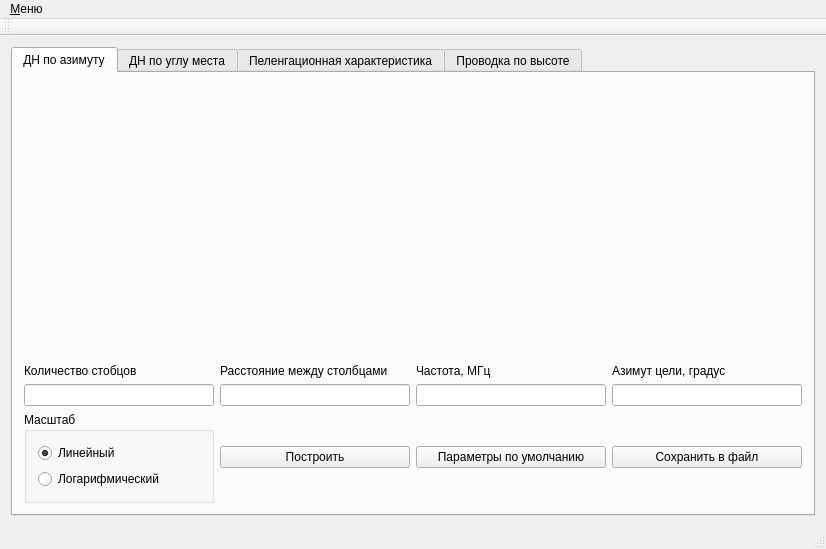
<?xml version="1.0" encoding="UTF-8"?>
<ui version="4.0">
 <class>Radar</class>
 <widget class="QMainWindow" name="Radar">
  <property name="geometry">
   <rect>
    <x>0</x>
    <y>0</y>
    <width>826</width>
    <height>549</height>
   </rect>
  </property>
  <property name="windowTitle">
   <string>Характеристики РЛС</string>
  </property>
  <widget class="QWidget" name="centralWidget">
   <layout class="QVBoxLayout" name="verticalLayout_6">
    <item>
     <widget class="QTabWidget" name="tabWidget">
      <property name="currentIndex">
       <number>0</number>
      </property>
      <widget class="QWidget" name="tabBeta">
       <attribute name="title">
        <string>ДН по азимуту</string>
       </attribute>
       <layout class="QVBoxLayout" name="verticalLayout_7">
        <item>
         <layout class="QVBoxLayout" name="verticalLayout_5">
          <item>
           <widget class="QCustomPlot" name="plotAreaBeta" native="true">
            <property name="sizePolicy">
             <sizepolicy hsizetype="Preferred" vsizetype="MinimumExpanding">
              <horstretch>0</horstretch>
              <verstretch>0</verstretch>
             </sizepolicy>
            </property>
           </widget>
          </item>
          <item>
           <layout class="QHBoxLayout" name="horizontalLayout_2">
            <item>
             <layout class="QVBoxLayout" name="verticalLayout">
              <item>
               <widget class="QLabel" name="labelNxBeta">
                <property name="text">
                 <string>Количество стобцов</string>
                </property>
               </widget>
              </item>
              <item>
               <widget class="QLineEdit" name="inputNxBeta"/>
              </item>
             </layout>
            </item>
            <item>
             <layout class="QVBoxLayout" name="verticalLayout_2">
              <item>
               <widget class="QLabel" name="labelDxBeta">
                <property name="text">
                 <string>Расстояние между столбцами</string>
                </property>
               </widget>
              </item>
              <item>
               <widget class="QLineEdit" name="inputDxBeta"/>
              </item>
             </layout>
            </item>
            <item>
             <layout class="QVBoxLayout" name="verticalLayout_3">
              <item>
               <widget class="QLabel" name="labelFBeta">
                <property name="text">
                 <string>Частота, МГц</string>
                </property>
               </widget>
              </item>
              <item>
               <widget class="QLineEdit" name="inputFBeta"/>
              </item>
             </layout>
            </item>
            <item>
             <layout class="QVBoxLayout" name="verticalLayout_4">
              <item>
               <widget class="QLabel" name="labelTargetBeta">
                <property name="text">
                 <string>Азимут цели, градус</string>
                </property>
               </widget>
              </item>
              <item>
               <widget class="QLineEdit" name="inputTargetBeta"/>
              </item>
             </layout>
            </item>
           </layout>
          </item>
          <item>
           <layout class="QHBoxLayout" name="horizontalLayout">
            <item>
             <widget class="QGroupBox" name="groupBoxScaleBeta">
              <property name="title">
               <string>Масштаб</string>
              </property>
              <layout class="QVBoxLayout" name="verticalLayout_9">
               <item>
                <layout class="QVBoxLayout" name="verticalLayout_8">
                 <item>
                  <widget class="QRadioButton" name="radioButtonLinBeta">
                   <property name="text">
                    <string>Линейный</string>
                   </property>
                   <property name="checked">
                    <bool>true</bool>
                   </property>
                  </widget>
                 </item>
                 <item>
                  <widget class="QRadioButton" name="radioButtonLogBeta">
                   <property name="text">
                    <string>Логарифмический</string>
                   </property>
                  </widget>
                 </item>
                </layout>
               </item>
              </layout>
             </widget>
            </item>
            <item>
             <widget class="QPushButton" name="buttonPlotBeta">
              <property name="text">
               <string>Построить</string>
              </property>
             </widget>
            </item>
            <item>
             <widget class="QPushButton" name="buttonDefaultBeta">
              <property name="text">
               <string>Параметры по умолчанию</string>
              </property>
             </widget>
            </item>
            <item>
             <widget class="QPushButton" name="buttonSaveBeta">
              <property name="text">
               <string>Сохранить в файл</string>
              </property>
             </widget>
            </item>
           </layout>
          </item>
         </layout>
        </item>
       </layout>
      </widget>
      <widget class="QWidget" name="tabEps">
       <attribute name="title">
        <string>ДН по углу места</string>
       </attribute>
       <layout class="QVBoxLayout" name="verticalLayout_17">
        <item>
         <layout class="QVBoxLayout" name="verticalLayout_10">
          <item>
           <widget class="QCustomPlot" name="plotAreaEps" native="true">
            <property name="sizePolicy">
             <sizepolicy hsizetype="Preferred" vsizetype="MinimumExpanding">
              <horstretch>0</horstretch>
              <verstretch>0</verstretch>
             </sizepolicy>
            </property>
           </widget>
          </item>
          <item>
           <layout class="QHBoxLayout" name="horizontalLayout_3">
            <item>
             <layout class="QVBoxLayout" name="verticalLayout_11">
              <item>
               <widget class="QLabel" name="labelNyEps">
                <property name="text">
                 <string>Количество строк</string>
                </property>
               </widget>
              </item>
              <item>
               <widget class="QLineEdit" name="inputNyEps"/>
              </item>
             </layout>
            </item>
            <item>
             <layout class="QVBoxLayout" name="verticalLayout_12">
              <item>
               <widget class="QLabel" name="labelDyEps">
                <property name="text">
                 <string>Расстояние между строками</string>
                </property>
               </widget>
              </item>
              <item>
               <widget class="QLineEdit" name="inputDyEps"/>
              </item>
             </layout>
            </item>
            <item>
             <layout class="QVBoxLayout" name="verticalLayout_13">
              <item>
               <widget class="QLabel" name="labelFEps">
                <property name="text">
                 <string>Частота, МГц</string>
                </property>
               </widget>
              </item>
              <item>
               <widget class="QLineEdit" name="inputFEps"/>
              </item>
             </layout>
            </item>
            <item>
             <layout class="QVBoxLayout" name="verticalLayout_18">
              <item>
               <widget class="QLabel" name="labelAngleEps">
                <property name="text">
                 <string>Угол наклона АР, градус</string>
                </property>
               </widget>
              </item>
              <item>
               <widget class="QLineEdit" name="inputAngleEps"/>
              </item>
             </layout>
            </item>
            <item>
             <layout class="QVBoxLayout" name="verticalLayout_19">
              <item>
               <widget class="QLabel" name="labelHgcEps">
                <property name="text">
                 <string>Высота подъема Hгц, м</string>
                </property>
               </widget>
              </item>
              <item>
               <widget class="QLineEdit" name="inputHgcEps"/>
              </item>
             </layout>
            </item>
            <item>
             <layout class="QVBoxLayout" name="verticalLayout_14">
              <item>
               <widget class="QLabel" name="labelTargetEps">
                <property name="text">
                 <string>Угол места цели, градус</string>
                </property>
               </widget>
              </item>
              <item>
               <widget class="QLineEdit" name="inputTargetEps"/>
              </item>
             </layout>
            </item>
           </layout>
          </item>
          <item>
           <layout class="QHBoxLayout" name="horizontalLayout_4">
            <item>
             <widget class="QGroupBox" name="groupBoxScaleEps">
              <property name="title">
               <string>Масштаб</string>
              </property>
              <layout class="QVBoxLayout" name="verticalLayout_15">
               <item>
                <layout class="QVBoxLayout" name="verticalLayout_16">
                 <item>
                  <widget class="QRadioButton" name="radioButtonLinEps">
                   <property name="text">
                    <string>Линейный</string>
                   </property>
                   <property name="checked">
                    <bool>true</bool>
                   </property>
                  </widget>
                 </item>
                 <item>
                  <widget class="QRadioButton" name="radioButtonLogEps">
                   <property name="text">
                    <string>Логарифмический</string>
                   </property>
                  </widget>
                 </item>
                </layout>
               </item>
              </layout>
             </widget>
            </item>
            <item>
             <widget class="QCheckBox" name="checkRefractionEps">
              <property name="text">
               <string>Отражения от земли</string>
              </property>
             </widget>
            </item>
            <item>
             <widget class="QPushButton" name="buttonPlotEps">
              <property name="text">
               <string>Построить</string>
              </property>
             </widget>
            </item>
            <item>
             <widget class="QPushButton" name="buttonDefaultEps">
              <property name="text">
               <string>Параметры по умолчанию</string>
              </property>
             </widget>
            </item>
            <item>
             <widget class="QPushButton" name="buttonSaveEps">
              <property name="text">
               <string>Сохранить в файл</string>
              </property>
             </widget>
            </item>
           </layout>
          </item>
         </layout>
        </item>
       </layout>
      </widget>
      <widget class="QWidget" name="tabPeleng">
       <attribute name="title">
        <string>Пеленгационная характеристика</string>
       </attribute>
       <layout class="QVBoxLayout" name="verticalLayout_31">
        <item>
         <layout class="QVBoxLayout" name="verticalLayout_21">
          <item>
           <widget class="QCustomPlot" name="plotAreaPeleng" native="true">
            <property name="sizePolicy">
             <sizepolicy hsizetype="Preferred" vsizetype="MinimumExpanding">
              <horstretch>0</horstretch>
              <verstretch>0</verstretch>
             </sizepolicy>
            </property>
           </widget>
          </item>
          <item>
           <layout class="QHBoxLayout" name="horizontalLayout_5">
            <item>
             <layout class="QVBoxLayout" name="verticalLayout_22">
              <item>
               <widget class="QLabel" name="labelNyPeleng">
                <property name="text">
                 <string>Количество строк</string>
                </property>
               </widget>
              </item>
              <item>
               <widget class="QLineEdit" name="inputNyPeleng"/>
              </item>
             </layout>
            </item>
            <item>
             <layout class="QVBoxLayout" name="verticalLayout_23">
              <item>
               <widget class="QLabel" name="labelDyPeleng">
                <property name="text">
                 <string>Расстояние между строками</string>
                </property>
               </widget>
              </item>
              <item>
               <widget class="QLineEdit" name="inputDyPeleng"/>
              </item>
             </layout>
            </item>
            <item>
             <layout class="QVBoxLayout" name="verticalLayout_24">
              <item>
               <widget class="QLabel" name="labelFPeleng">
                <property name="text">
                 <string>Частота, МГц</string>
                </property>
               </widget>
              </item>
              <item>
               <widget class="QLineEdit" name="inputFPeleng"/>
              </item>
             </layout>
            </item>
            <item>
             <layout class="QVBoxLayout" name="verticalLayout_25">
              <item>
               <widget class="QLabel" name="labelAnglePeleng">
                <property name="text">
                 <string>Угол наклона АР, градус</string>
                </property>
               </widget>
              </item>
              <item>
               <widget class="QLineEdit" name="inputAnglePeleng"/>
              </item>
             </layout>
            </item>
            <item>
             <layout class="QVBoxLayout" name="verticalLayout_26">
              <item>
               <widget class="QLabel" name="labelHgcPeleng">
                <property name="text">
                 <string>Высота подъема Hгц, м</string>
                </property>
               </widget>
              </item>
              <item>
               <widget class="QLineEdit" name="inputHgcPeleng"/>
              </item>
             </layout>
            </item>
            <item>
             <layout class="QVBoxLayout" name="verticalLayout_27"/>
            </item>
           </layout>
          </item>
          <item>
           <layout class="QHBoxLayout" name="horizontalLayout_6">
            <item>
             <widget class="QCheckBox" name="checkRefractionPeleng">
              <property name="text">
               <string>Отражения от земли</string>
              </property>
             </widget>
            </item>
            <item>
             <widget class="QPushButton" name="buttonPlotPeleng">
              <property name="text">
               <string>Построить</string>
              </property>
             </widget>
            </item>
            <item>
             <widget class="QPushButton" name="buttonDefaultPeleng">
              <property name="text">
               <string>Параметры по умолчанию</string>
              </property>
             </widget>
            </item>
            <item>
             <widget class="QPushButton" name="buttonSavePeleng">
              <property name="text">
               <string>Сохранить в файл</string>
              </property>
             </widget>
            </item>
           </layout>
          </item>
         </layout>
        </item>
       </layout>
      </widget>
      <widget class="QWidget" name="tabProvodka">
       <attribute name="title">
        <string>Проводка по высоте</string>
       </attribute>
       <layout class="QVBoxLayout" name="verticalLayout_20">
        <item>
         <layout class="QVBoxLayout" name="verticalLayout_28">
          <item>
           <widget class="QCustomPlot" name="plotAreaProvodka" native="true">
            <property name="sizePolicy">
             <sizepolicy hsizetype="Preferred" vsizetype="MinimumExpanding">
              <horstretch>0</horstretch>
              <verstretch>0</verstretch>
             </sizepolicy>
            </property>
           </widget>
          </item>
          <item>
           <layout class="QHBoxLayout" name="horizontalLayout_7">
            <item>
             <layout class="QVBoxLayout" name="verticalLayout_29">
              <item>
               <widget class="QLabel" name="labelNyProvodka">
                <property name="text">
                 <string>Количество строк</string>
                </property>
               </widget>
              </item>
              <item>
               <widget class="QLineEdit" name="inputNyProvodka"/>
              </item>
             </layout>
            </item>
            <item>
             <layout class="QVBoxLayout" name="verticalLayout_30">
              <item>
               <widget class="QLabel" name="labelDyProvodka">
                <property name="text">
                 <string>Расстояние между строками</string>
                </property>
               </widget>
              </item>
              <item>
               <widget class="QLineEdit" name="inputDyProvodka"/>
              </item>
             </layout>
            </item>
            <item>
             <layout class="QVBoxLayout" name="verticalLayout_32">
              <item>
               <widget class="QLabel" name="labelFProvodka">
                <property name="text">
                 <string>Частота, МГц</string>
                </property>
               </widget>
              </item>
              <item>
               <widget class="QLineEdit" name="inputFProvodka"/>
              </item>
             </layout>
            </item>
            <item>
             <layout class="QVBoxLayout" name="verticalLayout_33">
              <item>
               <widget class="QLabel" name="labelAngleProvodka">
                <property name="text">
                 <string>Угол наклона АР, градус</string>
                </property>
               </widget>
              </item>
              <item>
               <widget class="QLineEdit" name="inputAngleProvodka"/>
              </item>
             </layout>
            </item>
            <item>
             <layout class="QVBoxLayout" name="verticalLayout_34">
              <item>
               <widget class="QLabel" name="labelHgcProvodka">
                <property name="text">
                 <string>Высота подъема Hгц, м</string>
                </property>
               </widget>
              </item>
              <item>
               <widget class="QLineEdit" name="inputHgcProvodka"/>
              </item>
             </layout>
            </item>
            <item>
             <layout class="QVBoxLayout" name="verticalLayout_36">
              <item>
               <widget class="QLabel" name="labelH0Provodka">
                <property name="text">
                 <string>Высота полета, км</string>
                </property>
               </widget>
              </item>
              <item>
               <widget class="QLineEdit" name="inputH0Provodka"/>
              </item>
             </layout>
            </item>
            <item>
             <layout class="QVBoxLayout" name="verticalLayout_35"/>
            </item>
           </layout>
          </item>
          <item>
           <layout class="QHBoxLayout" name="horizontalLayout_8">
            <item>
             <widget class="QCheckBox" name="checkRefractionProvodka">
              <property name="text">
               <string>Отражения от земли</string>
              </property>
             </widget>
            </item>
            <item>
             <widget class="QPushButton" name="buttonPlotProvodka">
              <property name="text">
               <string>Построить</string>
              </property>
             </widget>
            </item>
            <item>
             <widget class="QPushButton" name="buttonDefaultProvodka">
              <property name="text">
               <string>Параметры по умолчанию</string>
              </property>
             </widget>
            </item>
            <item>
             <widget class="QPushButton" name="buttonSaveProvodka">
              <property name="text">
               <string>Сохранить в файл</string>
              </property>
             </widget>
            </item>
           </layout>
          </item>
         </layout>
        </item>
       </layout>
      </widget>
     </widget>
    </item>
   </layout>
  </widget>
  <widget class="QMenuBar" name="menuBar">
   <property name="geometry">
    <rect>
     <x>0</x>
     <y>0</y>
     <width>826</width>
     <height>21</height>
    </rect>
   </property>
   <widget class="QMenu" name="menu">
    <property name="title">
     <string>&amp;Меню</string>
    </property>
    <addaction name="actionExit"/>
   </widget>
   <addaction name="menu"/>
  </widget>
  <widget class="QToolBar" name="mainToolBar">
   <attribute name="toolBarArea">
    <enum>TopToolBarArea</enum>
   </attribute>
   <attribute name="toolBarBreak">
    <bool>false</bool>
   </attribute>
  </widget>
  <widget class="QStatusBar" name="statusBar"/>
  <action name="actionExit">
   <property name="text">
    <string>&amp;Выход</string>
   </property>
  </action>
 </widget>
 <layoutdefault spacing="6" margin="11"/>
 <customwidgets>
  <customwidget>
   <class>QCustomPlot</class>
   <extends>QWidget</extends>
   <header>qcustomplot.h</header>
   <container>1</container>
  </customwidget>
 </customwidgets>
 <resources/>
 <connections/>
</ui>
